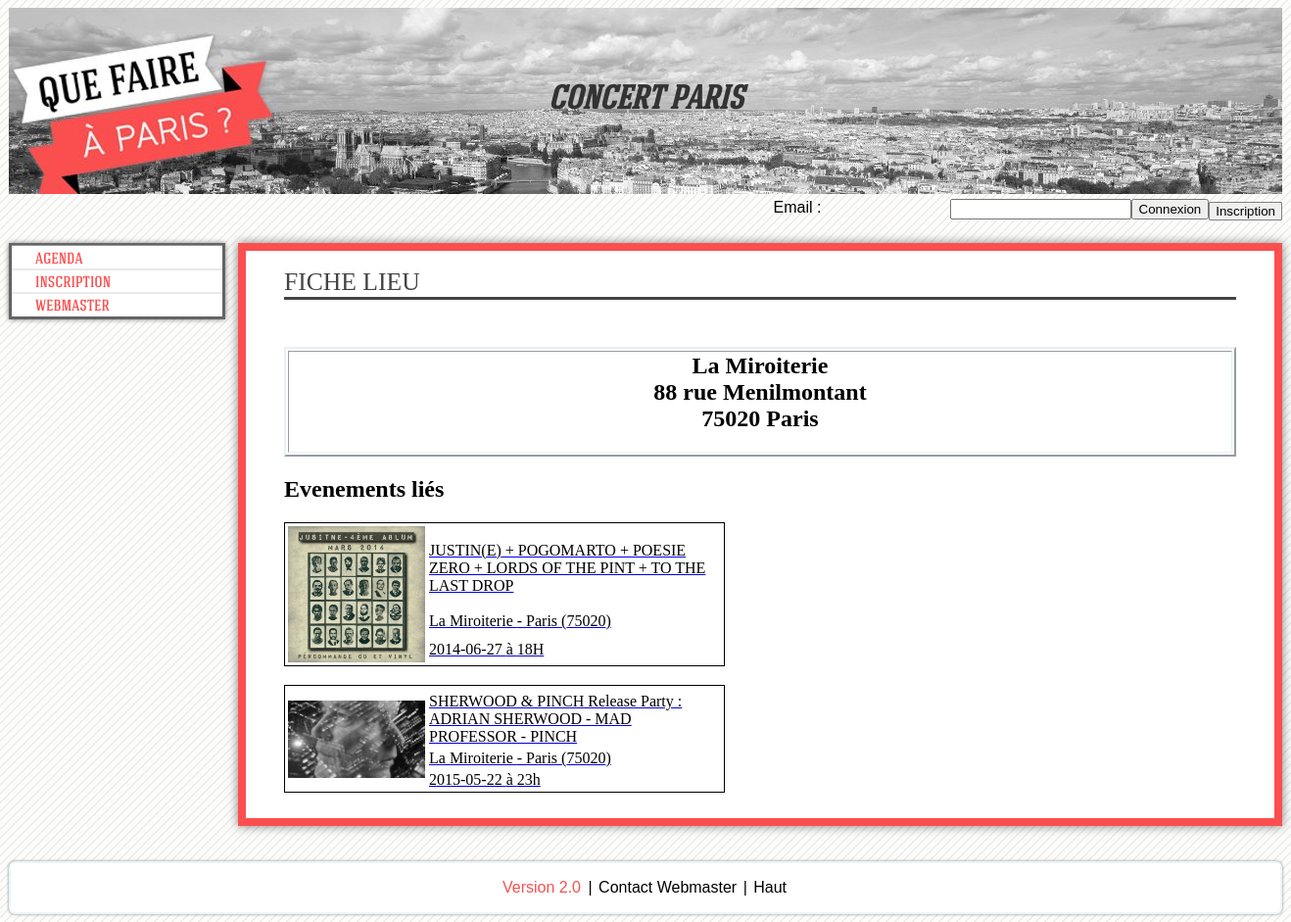
The app's page /lieu.php?L_ID=6 with its own data.
### tables this page shows
CREATE TABLE IF NOT EXISTS `t_lieu` (
  `LIEU_ID` int(6) NOT NULL,
  `LIEU_Libelle` varchar(255) NOT NULL,
  `LIEU_Adresse` varchar(255) NOT NULL,
  `LIEU_Ville` varchar(255) DEFAULT NULL,
  `LIEU_Codepostal` varchar(255) DEFAULT NULL
);

CREATE TABLE IF NOT EXISTS `t_evenement` (
  `EVENEMENT_ID` int(6) NOT NULL,
  `LIEU_ID` int(6) NOT NULL,
  `EVENEMENT_Libelle` varchar(255) NOT NULL,
  `EVENEMENT_Description` text,
  `EVENEMENT_Prix` varchar(255) DEFAULT NULL,
  `EVENEMENT_Horaire` varchar(255) DEFAULT NULL,
  `EVENEMENT_Date` date DEFAULT NULL
);

### lieu.php (the view)
<?php include("include/header.php");
	if (isset($_GET['L_ID']) && !empty($_GET['L_ID'])) {
		$link = connectDB();
			$sql='SELECT * from t_lieu WHERE LIEU_ID = ' .$_GET['L_ID'];
			$req = mysql_query($sql,$link) or die('Erreur SQL !<br />' . $sql . '<br />' . mysql_error());
			$total = mysql_fetch_array($req);
			echo "<h1>Fiche Lieu</h1>
			<br />
			<table style='width:100%;' BORDER=2>
				<tr>
				<td align=center><h2 style'margin-top:15px;'>" .$total['LIEU_Libelle']. "<br />"
								   .$total['LIEU_Adresse']. "<br />"
								   .$total['LIEU_Codepostal']. " "
								   .$total['LIEU_Ville']. "</h2></td>
			</table>";
			$sql='SELECT * from t_evenement, t_lieu, t_photo WHERE t_evenement.LIEU_ID = ' .$_GET['L_ID']. ' AND t_lieu.LIEU_ID = ' .$_GET['L_ID']. ' AND t_evenement.EVENEMENT_ID = t_photo.EVENEMENT_ID AND t_evenement.LIEU_ID = t_lieu.LIEU_ID';
			$req = mysql_query($sql,$link) or die('Erreur SQL !<br />' . $sql . '<br />' . mysql_error());
			$i=0;
			while($aLieuEvenement = mysql_fetch_array($req))
			{
				if ($i<1) {
					echo "<h2>Evenements liés</h2>";
					$i++;
				}
				$imgUrl = $aLieuEvenement['PHOTO_Url'];
				echo "<a href='evenement.php?E_ID=" . $aLieuEvenement['EVENEMENT_ID'] . "'>
					<table style='border:1px solid black; width:450px;'>
						<tr><td ROWSPAN = 4 style='width:140px;'><img style='width:140px;' src='" .$imgUrl. "' alt='" . $aLieuEvenement['PHOTO_Libelle'] . "' ></td><td>
						<tr><td>" .$aLieuEvenement['EVENEMENT_Libelle']. "</td></tr>
						<tr><td>" .$aLieuEvenement['LIEU_Libelle']. " - " .$aLieuEvenement['LIEU_Ville']. " (" .$aLieuEvenement['LIEU_Codepostal']. ")</td></tr>
						<tr><td>" .$aLieuEvenement['EVENEMENT_Date']. " à " .$aLieuEvenement['EVENEMENT_Horaire']. "</td></tr></td></tr>
					</table></a>
				";
			}
	} else {
		header('Location: denied.php');
	}
?>
 <?php include("include/footer.php");?>

### configuration.css (style rules this page uses)
body { background: url('./images/bg-stripe.gif') repeat; }
#corps h1 { border-top:white; border-left:white; border-right:white; border-bottom:3px solid #444; text-transform: uppercase; font-family: 'hagin_caps_mediumregular'; font-weight: lighter; -webkit-animation: h1 4s linear 0s infinite alternate; animation: h1 4s linear 0s infinite alternate; color: #444; text-align: left; margin-bottom: 10px; font-family: Verdana, serif; font-size:1.6em; }
table { margin: 2% 0 0 0; border-color:#e8f0f4; }

### records on screen
t_lieu: LIEU_Libelle "La Miroiterie", LIEU_Adresse "88 rue Menilmontant", LIEU_Codepostal "75020", LIEU_Ville "Paris"
t_evenement: shows "Evenements liés", shows a picture, EVENEMENT_Libelle "JUSTIN(E) + POGOMARTO + POESIE ZERO + LORDS OF THE PINT + TO THE LAST DROP", LIEU_ID.LIEU_Libelle "La Miroiterie", LIEU_ID.LIEU_Ville "Paris", LIEU_ID.LIEU_Codepostal "75020", EVENEMENT_Date "2014-06-27", EVENEMENT_Horaire "18H"
t_evenement: shows a picture, EVENEMENT_Libelle "SHERWOOD & PINCH Release Party : ADRIAN SHERWOOD - MAD PROFESSOR - PINCH", LIEU_ID.LIEU_Libelle "La Miroiterie", LIEU_ID.LIEU_Ville "Paris", LIEU_ID.LIEU_Codepostal "75020", EVENEMENT_Date "2015-05-22", EVENEMENT_Horaire "23h"
